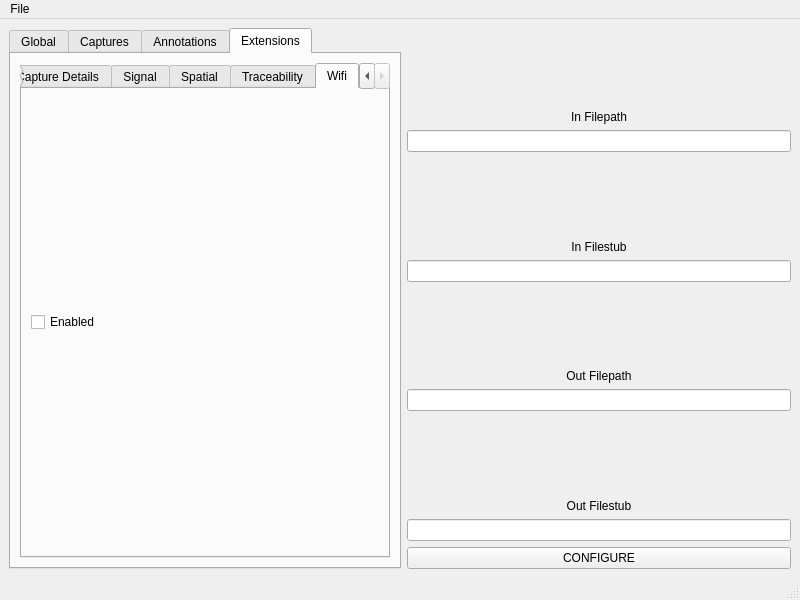
<?xml version="1.0" encoding="UTF-8"?>
<ui version="4.0">
 <class>MainWindow</class>
 <widget class="QMainWindow" name="MainWindow">
  <property name="geometry">
   <rect>
    <x>0</x>
    <y>0</y>
    <width>800</width>
    <height>600</height>
   </rect>
  </property>
  <property name="sizePolicy">
   <sizepolicy hsizetype="Preferred" vsizetype="Preferred">
    <horstretch>0</horstretch>
    <verstretch>0</verstretch>
   </sizepolicy>
  </property>
  <property name="windowTitle">
   <string>SigMF Editor</string>
  </property>
  <property name="windowIcon">
   <iconset theme="application-x-executable">
    <normaloff>.</normaloff>.</iconset>
  </property>
  <widget class="QWidget" name="centralwidget">
   <layout class="QHBoxLayout" name="horizontalLayout_5">
    <item>
     <layout class="QHBoxLayout" name="horizontalLayout">
      <item>
       <widget class="QTabWidget" name="optionsTabWidget">
        <property name="tabShape">
         <enum>QTabWidget::Rounded</enum>
        </property>
        <property name="currentIndex">
         <number>3</number>
        </property>
        <widget class="QWidget" name="globalTab">
         <attribute name="title">
          <string>Global</string>
         </attribute>
         <layout class="QHBoxLayout" name="horizontalLayout_6">
          <item>
           <layout class="QHBoxLayout" name="globalHorizontalLayout">
            <item>
             <layout class="QVBoxLayout" name="globalVerticalLayoutLeft">
              <item>
               <widget class="QLabel" name="realComplexLabel">
                <property name="toolTip">
                 <string>Is data stored real or complex?</string>
                </property>
                <property name="text">
                 <string>Rear or Complex?</string>
                </property>
                <property name="alignment">
                 <set>Qt::AlignBottom|Qt::AlignHCenter</set>
                </property>
               </widget>
              </item>
              <item>
               <widget class="QComboBox" name="realComplexComboBox">
                <property name="toolTip">
                 <string/>
                </property>
                <property name="maxVisibleItems">
                 <number>2</number>
                </property>
                <property name="maxCount">
                 <number>2</number>
                </property>
               </widget>
              </item>
              <item>
               <widget class="QLabel" name="dataFormatLabel">
                <property name="text">
                 <string>Data Format</string>
                </property>
                <property name="alignment">
                 <set>Qt::AlignBottom|Qt::AlignHCenter</set>
                </property>
               </widget>
              </item>
              <item>
               <widget class="QComboBox" name="dataFormatComboBox"/>
              </item>
              <item>
               <widget class="QLabel" name="endianLabel">
                <property name="text">
                 <string>Endianness</string>
                </property>
                <property name="alignment">
                 <set>Qt::AlignBottom|Qt::AlignHCenter</set>
                </property>
               </widget>
              </item>
              <item>
               <widget class="QComboBox" name="endianComboBox">
                <property name="maxVisibleItems">
                 <number>2</number>
                </property>
                <property name="maxCount">
                 <number>2</number>
                </property>
               </widget>
              </item>
              <item>
               <widget class="QLabel" name="sampleRateLabel">
                <property name="text">
                 <string>Sample Rate</string>
                </property>
                <property name="alignment">
                 <set>Qt::AlignBottom|Qt::AlignHCenter</set>
                </property>
               </widget>
              </item>
              <item>
               <widget class="QDoubleSpinBox" name="sampleRateDoubleSpinBox">
                <property name="alignment">
                 <set>Qt::AlignCenter</set>
                </property>
                <property name="minimum">
                 <double>1.000000000000000</double>
                </property>
                <property name="maximum">
                 <double>10000000000000000.000000000000000</double>
                </property>
                <property name="singleStep">
                 <double>10000.000000000000000</double>
                </property>
               </widget>
              </item>
              <item>
               <widget class="QLabel" name="authorLabel">
                <property name="text">
                 <string>Author</string>
                </property>
                <property name="alignment">
                 <set>Qt::AlignBottom|Qt::AlignHCenter</set>
                </property>
               </widget>
              </item>
              <item>
               <widget class="QLineEdit" name="authorLineEdit"/>
              </item>
              <item>
               <widget class="QLabel" name="collectionLabel">
                <property name="toolTip">
                 <string>The base filename of a ‘collection‘ with which this Recording is associated</string>
                </property>
                <property name="text">
                 <string>Collection</string>
                </property>
                <property name="alignment">
                 <set>Qt::AlignBottom|Qt::AlignHCenter</set>
                </property>
               </widget>
              </item>
              <item>
               <widget class="QLineEdit" name="collectionLineEdit"/>
              </item>
              <item>
               <widget class="QLabel" name="datasetLabel">
                <property name="text">
                 <string>Dataset Label</string>
                </property>
                <property name="alignment">
                 <set>Qt::AlignBottom|Qt::AlignHCenter</set>
                </property>
               </widget>
              </item>
              <item>
               <widget class="QLineEdit" name="datasetLineEdit">
                <property name="alignment">
                 <set>Qt::AlignRight|Qt::AlignTrailing|Qt::AlignVCenter</set>
                </property>
               </widget>
              </item>
              <item>
               <widget class="QLabel" name="dataDoiLabel">
                <property name="toolTip">
                 <string>The registered DOI (ISO 26324) for a Recording’s Dataset file</string>
                </property>
                <property name="text">
                 <string>Data DOI</string>
                </property>
                <property name="alignment">
                 <set>Qt::AlignBottom|Qt::AlignHCenter</set>
                </property>
               </widget>
              </item>
              <item>
               <widget class="QLineEdit" name="dataDoiLineEdit">
                <property name="alignment">
                 <set>Qt::AlignRight|Qt::AlignTrailing|Qt::AlignVCenter</set>
                </property>
               </widget>
              </item>
              <item>
               <widget class="QLabel" name="metaDoiLabel">
                <property name="text">
                 <string>Meta DOI</string>
                </property>
                <property name="alignment">
                 <set>Qt::AlignBottom|Qt::AlignHCenter</set>
                </property>
               </widget>
              </item>
              <item>
               <widget class="QLineEdit" name="metaDoiLineEdit">
                <property name="alignment">
                 <set>Qt::AlignRight|Qt::AlignTrailing|Qt::AlignVCenter</set>
                </property>
               </widget>
              </item>
             </layout>
            </item>
            <item>
             <layout class="QVBoxLayout" name="globalVerticalLayoutRight">
              <item>
               <widget class="QLabel" name="descriptionLabel">
                <property name="toolTip">
                 <string>A text description of the SigMF Recording</string>
                </property>
                <property name="text">
                 <string>Description</string>
                </property>
                <property name="alignment">
                 <set>Qt::AlignBottom|Qt::AlignHCenter</set>
                </property>
               </widget>
              </item>
              <item>
               <widget class="QPlainTextEdit" name="descriptionPlainTextEdit"/>
              </item>
              <item>
               <widget class="QLabel" name="hardwareLabel">
                <property name="toolTip">
                 <string>A text description of the hardware used to make the Recording</string>
                </property>
                <property name="text">
                 <string>Hardware</string>
                </property>
                <property name="alignment">
                 <set>Qt::AlignBottom|Qt::AlignHCenter</set>
                </property>
               </widget>
              </item>
              <item>
               <widget class="QComboBox" name="hardwareComboBox">
                <property name="maxCount">
                 <number>20</number>
                </property>
               </widget>
              </item>
              <item>
               <widget class="QLineEdit" name="otherHardwareLineEdit">
                <property name="enabled">
                 <bool>false</bool>
                </property>
                <property name="alignment">
                 <set>Qt::AlignRight|Qt::AlignTrailing|Qt::AlignVCenter</set>
                </property>
               </widget>
              </item>
              <item>
               <widget class="QLabel" name="licenseLabel">
                <property name="text">
                 <string>License</string>
                </property>
                <property name="alignment">
                 <set>Qt::AlignBottom|Qt::AlignHCenter</set>
                </property>
               </widget>
              </item>
              <item>
               <widget class="QLineEdit" name="licenseLineEdit">
                <property name="alignment">
                 <set>Qt::AlignRight|Qt::AlignTrailing|Qt::AlignVCenter</set>
                </property>
               </widget>
              </item>
              <item alignment="Qt::AlignHCenter">
               <widget class="QCheckBox" name="metaOnlyCheckBox">
                <property name="text">
                 <string>Metadata Only</string>
                </property>
               </widget>
              </item>
              <item>
               <widget class="QLabel" name="numChannelsLabel">
                <property name="text">
                 <string>Number of Channels</string>
                </property>
                <property name="alignment">
                 <set>Qt::AlignBottom|Qt::AlignHCenter</set>
                </property>
               </widget>
              </item>
              <item>
               <widget class="QSpinBox" name="numChannelsSpinBox">
                <property name="alignment">
                 <set>Qt::AlignCenter</set>
                </property>
                <property name="minimum">
                 <number>1</number>
                </property>
                <property name="maximum">
                 <number>1000</number>
                </property>
               </widget>
              </item>
              <item>
               <widget class="QLabel" name="offsetLabel">
                <property name="toolTip">
                 <string>The index number of the first sample in the Dataset</string>
                </property>
                <property name="text">
                 <string>Offset</string>
                </property>
                <property name="alignment">
                 <set>Qt::AlignBottom|Qt::AlignHCenter</set>
                </property>
               </widget>
              </item>
              <item>
               <widget class="QLineEdit" name="offsetLineEdit">
                <property name="inputMask">
                 <string>99999999999999999999</string>
                </property>
                <property name="alignment">
                 <set>Qt::AlignRight|Qt::AlignTrailing|Qt::AlignVCenter</set>
                </property>
                <property name="placeholderText">
                 <string>0</string>
                </property>
               </widget>
              </item>
              <item>
               <widget class="QLabel" name="recorderLabel">
                <property name="text">
                 <string>Recorder</string>
                </property>
                <property name="alignment">
                 <set>Qt::AlignBottom|Qt::AlignHCenter</set>
                </property>
               </widget>
              </item>
              <item>
               <widget class="QLineEdit" name="recorderLineEdit">
                <property name="alignment">
                 <set>Qt::AlignRight|Qt::AlignTrailing|Qt::AlignVCenter</set>
                </property>
               </widget>
              </item>
              <item>
               <widget class="QLabel" name="trailingBytesLabel">
                <property name="text">
                 <string>Trailing Bytes</string>
                </property>
                <property name="alignment">
                 <set>Qt::AlignBottom|Qt::AlignHCenter</set>
                </property>
               </widget>
              </item>
              <item>
               <widget class="QLineEdit" name="trailingBytesLineEdit">
                <property name="inputMask">
                 <string>999999999999999999999</string>
                </property>
                <property name="alignment">
                 <set>Qt::AlignRight|Qt::AlignTrailing|Qt::AlignVCenter</set>
                </property>
                <property name="placeholderText">
                 <string>0</string>
                </property>
               </widget>
              </item>
              <item>
               <widget class="QLabel" name="versionLabel">
                <property name="text">
                 <string>Version</string>
                </property>
                <property name="alignment">
                 <set>Qt::AlignBottom|Qt::AlignHCenter</set>
                </property>
               </widget>
              </item>
              <item>
               <widget class="QLineEdit" name="versionLineEdit">
                <property name="inputMask">
                 <string>9.9.9</string>
                </property>
                <property name="alignment">
                 <set>Qt::AlignRight|Qt::AlignTrailing|Qt::AlignVCenter</set>
                </property>
                <property name="placeholderText">
                 <string>1.0.0</string>
                </property>
               </widget>
              </item>
             </layout>
            </item>
           </layout>
          </item>
         </layout>
        </widget>
        <widget class="QWidget" name="capturesTab">
         <attribute name="title">
          <string>Captures</string>
         </attribute>
         <layout class="QHBoxLayout" name="horizontalLayout_7">
          <item>
           <layout class="QVBoxLayout" name="verticalLayout_2">
            <item>
             <widget class="QLabel" name="sampleStartLabel">
              <property name="text">
               <string>Sample Start</string>
              </property>
              <property name="alignment">
               <set>Qt::AlignBottom|Qt::AlignHCenter</set>
              </property>
             </widget>
            </item>
            <item>
             <widget class="QLineEdit" name="sampleStartLineEdit">
              <property name="inputMask">
               <string>99999999999999999999</string>
              </property>
              <property name="alignment">
               <set>Qt::AlignRight|Qt::AlignTrailing|Qt::AlignVCenter</set>
              </property>
              <property name="placeholderText">
               <string>0</string>
              </property>
             </widget>
            </item>
            <item>
             <layout class="QHBoxLayout" name="horizontalLayout_2">
              <item>
               <layout class="QVBoxLayout" name="verticalLayout_11">
                <item>
                 <widget class="QLabel" name="datetimeLabel">
                  <property name="text">
                   <string>Datetime</string>
                  </property>
                  <property name="alignment">
                   <set>Qt::AlignBottom|Qt::AlignHCenter</set>
                  </property>
                 </widget>
                </item>
                <item>
                 <widget class="QDateTimeEdit" name="dateTimeEdit">
                  <property name="enabled">
                   <bool>false</bool>
                  </property>
                  <property name="alignment">
                   <set>Qt::AlignCenter</set>
                  </property>
                  <property name="currentSection">
                   <enum>QDateTimeEdit::MonthSection</enum>
                  </property>
                  <property name="displayFormat">
                   <string>M/d/yyyy h:mm:ss.zzz AP</string>
                  </property>
                  <property name="timeSpec">
                   <enum>Qt::UTC</enum>
                  </property>
                 </widget>
                </item>
               </layout>
              </item>
              <item>
               <widget class="QCheckBox" name="datetimeCheckBox">
                <property name="text">
                 <string>Enable Datetime</string>
                </property>
               </widget>
              </item>
             </layout>
            </item>
            <item>
             <widget class="QLabel" name="frequencyLabel">
              <property name="text">
               <string>Frequency (Hz)</string>
              </property>
              <property name="alignment">
               <set>Qt::AlignBottom|Qt::AlignHCenter</set>
              </property>
             </widget>
            </item>
            <item>
             <widget class="QDoubleSpinBox" name="frequencyDoubleSpinBox">
              <property name="alignment">
               <set>Qt::AlignCenter</set>
              </property>
              <property name="minimum">
               <double>-1000000000000.000000000000000</double>
              </property>
              <property name="maximum">
               <double>1000000000000.000000000000000</double>
              </property>
              <property name="singleStep">
               <double>1000.000000000000000</double>
              </property>
             </widget>
            </item>
            <item>
             <widget class="QLabel" name="globalIndexLabel">
              <property name="text">
               <string>Global Index</string>
              </property>
              <property name="alignment">
               <set>Qt::AlignBottom|Qt::AlignHCenter</set>
              </property>
             </widget>
            </item>
            <item>
             <widget class="QLineEdit" name="globalIndexLineEdit">
              <property name="inputMask">
               <string>99999999999999999999</string>
              </property>
              <property name="alignment">
               <set>Qt::AlignRight|Qt::AlignTrailing|Qt::AlignVCenter</set>
              </property>
              <property name="placeholderText">
               <string>0</string>
              </property>
             </widget>
            </item>
            <item>
             <widget class="QLabel" name="headerBytesLabel">
              <property name="text">
               <string>Header Bytes</string>
              </property>
              <property name="alignment">
               <set>Qt::AlignBottom|Qt::AlignHCenter</set>
              </property>
             </widget>
            </item>
            <item>
             <widget class="QLineEdit" name="headerBytesLineEdit">
              <property name="inputMask">
               <string>99999999999999999999</string>
              </property>
              <property name="alignment">
               <set>Qt::AlignRight|Qt::AlignTrailing|Qt::AlignVCenter</set>
              </property>
              <property name="placeholderText">
               <string>0</string>
              </property>
             </widget>
            </item>
            <item>
             <widget class="QPushButton" name="addCapturePushButton">
              <property name="text">
               <string>Add Capture</string>
              </property>
             </widget>
            </item>
           </layout>
          </item>
         </layout>
        </widget>
        <widget class="QWidget" name="annotationsTab">
         <attribute name="title">
          <string>Annotations</string>
         </attribute>
         <layout class="QHBoxLayout" name="horizontalLayout_8">
          <item>
           <layout class="QVBoxLayout" name="verticalLayout_3">
            <item>
             <widget class="QLabel" name="sampStartAnnotLabel">
              <property name="text">
               <string>Sample Start</string>
              </property>
              <property name="alignment">
               <set>Qt::AlignBottom|Qt::AlignHCenter</set>
              </property>
             </widget>
            </item>
            <item>
             <widget class="QLineEdit" name="sampStartAnnotLineEdit">
              <property name="inputMask">
               <string>99999999999999999999</string>
              </property>
              <property name="alignment">
               <set>Qt::AlignRight|Qt::AlignTrailing|Qt::AlignVCenter</set>
              </property>
             </widget>
            </item>
            <item>
             <widget class="QLabel" name="sampCntAnnotLabel">
              <property name="text">
               <string>Sample Count</string>
              </property>
              <property name="alignment">
               <set>Qt::AlignBottom|Qt::AlignHCenter</set>
              </property>
             </widget>
            </item>
            <item>
             <widget class="QLineEdit" name="sampCntAnnotLineEdit">
              <property name="inputMask">
               <string>99999999999999999999</string>
              </property>
              <property name="alignment">
               <set>Qt::AlignRight|Qt::AlignTrailing|Qt::AlignVCenter</set>
              </property>
             </widget>
            </item>
            <item>
             <widget class="QLabel" name="freqLowerEdgeLabel">
              <property name="text">
               <string>Frequency Lower Edge (Hz)</string>
              </property>
              <property name="alignment">
               <set>Qt::AlignBottom|Qt::AlignHCenter</set>
              </property>
             </widget>
            </item>
            <item>
             <widget class="QDoubleSpinBox" name="freqLowerEdgeDoubleSpinBox">
              <property name="alignment">
               <set>Qt::AlignRight|Qt::AlignTrailing|Qt::AlignVCenter</set>
              </property>
              <property name="minimum">
               <double>-10000000000000.000000000000000</double>
              </property>
              <property name="maximum">
               <double>10000000000000.000000000000000</double>
              </property>
              <property name="singleStep">
               <double>10000.000000000000000</double>
              </property>
             </widget>
            </item>
            <item>
             <widget class="QLabel" name="freqUpperEdgeLabel">
              <property name="text">
               <string>Frequency Upper Edge (Hz)</string>
              </property>
              <property name="alignment">
               <set>Qt::AlignBottom|Qt::AlignHCenter</set>
              </property>
             </widget>
            </item>
            <item>
             <widget class="QDoubleSpinBox" name="freqUpperEdgeDoubleSpinBox">
              <property name="alignment">
               <set>Qt::AlignRight|Qt::AlignTrailing|Qt::AlignVCenter</set>
              </property>
              <property name="minimum">
               <double>-10000000000000.000000000000000</double>
              </property>
              <property name="maximum">
               <double>10000000000000.000000000000000</double>
              </property>
             </widget>
            </item>
            <item>
             <widget class="QLabel" name="labelAnnotLabel">
              <property name="text">
               <string>Label</string>
              </property>
              <property name="alignment">
               <set>Qt::AlignBottom|Qt::AlignHCenter</set>
              </property>
             </widget>
            </item>
            <item>
             <widget class="QLineEdit" name="labelAnnotLineEdit">
              <property name="maxLength">
               <number>100</number>
              </property>
              <property name="alignment">
               <set>Qt::AlignRight|Qt::AlignTrailing|Qt::AlignVCenter</set>
              </property>
             </widget>
            </item>
            <item>
             <widget class="QLabel" name="commentAnnotLabel">
              <property name="text">
               <string>Comment</string>
              </property>
              <property name="alignment">
               <set>Qt::AlignBottom|Qt::AlignHCenter</set>
              </property>
             </widget>
            </item>
            <item>
             <widget class="QPlainTextEdit" name="commentAnnotPlainTextEdit"/>
            </item>
            <item>
             <widget class="QLabel" name="generatorLabel">
              <property name="text">
               <string>Generator</string>
              </property>
              <property name="alignment">
               <set>Qt::AlignBottom|Qt::AlignHCenter</set>
              </property>
             </widget>
            </item>
            <item>
             <widget class="QLineEdit" name="generatorLineEdit">
              <property name="maxLength">
               <number>100</number>
              </property>
              <property name="alignment">
               <set>Qt::AlignRight|Qt::AlignTrailing|Qt::AlignVCenter</set>
              </property>
             </widget>
            </item>
            <item>
             <widget class="QLabel" name="uuidLabel">
              <property name="text">
               <string>UUID</string>
              </property>
              <property name="alignment">
               <set>Qt::AlignBottom|Qt::AlignHCenter</set>
              </property>
             </widget>
            </item>
            <item>
             <widget class="QLineEdit" name="uuidLineEdit">
              <property name="maxLength">
               <number>100</number>
              </property>
              <property name="alignment">
               <set>Qt::AlignRight|Qt::AlignTrailing|Qt::AlignVCenter</set>
              </property>
             </widget>
            </item>
            <item>
             <widget class="QPushButton" name="addAnnotationPushButton">
              <property name="text">
               <string>Add Annotation</string>
              </property>
             </widget>
            </item>
           </layout>
          </item>
         </layout>
        </widget>
        <widget class="QWidget" name="extensionsTab">
         <attribute name="title">
          <string>Extensions</string>
         </attribute>
         <layout class="QHBoxLayout" name="horizontalLayout_9">
          <item>
           <widget class="QTabWidget" name="extensionsTabWidget">
            <property name="currentIndex">
             <number>6</number>
            </property>
            <widget class="QWidget" name="adsbTab">
             <attribute name="title">
              <string>ADSB</string>
             </attribute>
             <layout class="QHBoxLayout" name="horizontalLayout_10">
              <item>
               <layout class="QVBoxLayout" name="verticalLayout_4">
                <item>
                 <widget class="QCheckBox" name="adsbEnabledCheckBox">
                  <property name="text">
                   <string>Enabled</string>
                  </property>
                 </widget>
                </item>
               </layout>
              </item>
             </layout>
            </widget>
            <widget class="QWidget" name="antennaTab">
             <attribute name="title">
              <string>Antenna</string>
             </attribute>
             <layout class="QHBoxLayout" name="horizontalLayout_11">
              <item>
               <layout class="QVBoxLayout" name="verticalLayout_5">
                <item>
                 <widget class="QCheckBox" name="antennaExtEnabledCheckBox">
                  <property name="text">
                   <string>Enabled</string>
                  </property>
                 </widget>
                </item>
               </layout>
              </item>
             </layout>
            </widget>
            <widget class="QWidget" name="capDetailsTab">
             <attribute name="title">
              <string>Capture Details</string>
             </attribute>
             <layout class="QHBoxLayout" name="horizontalLayout_12">
              <item>
               <layout class="QVBoxLayout" name="verticalLayout_6">
                <item>
                 <widget class="QCheckBox" name="capDetailsExtEnabledCheckBox">
                  <property name="text">
                   <string>Enabled</string>
                  </property>
                 </widget>
                </item>
               </layout>
              </item>
             </layout>
            </widget>
            <widget class="QWidget" name="signalTab">
             <attribute name="title">
              <string>Signal</string>
             </attribute>
             <layout class="QHBoxLayout" name="horizontalLayout_13">
              <item>
               <layout class="QVBoxLayout" name="verticalLayout_7">
                <item>
                 <widget class="QCheckBox" name="signalExtEnabledCheckBox">
                  <property name="text">
                   <string>Enabled</string>
                  </property>
                 </widget>
                </item>
               </layout>
              </item>
             </layout>
            </widget>
            <widget class="QWidget" name="spatialPage">
             <attribute name="title">
              <string>Spatial</string>
             </attribute>
             <layout class="QHBoxLayout" name="horizontalLayout_14">
              <item>
               <layout class="QVBoxLayout" name="verticalLayout_8">
                <item>
                 <widget class="QCheckBox" name="spatialEnabledCheckBox">
                  <property name="text">
                   <string>Enabled</string>
                  </property>
                 </widget>
                </item>
               </layout>
              </item>
             </layout>
            </widget>
            <widget class="QWidget" name="traceabilityTab">
             <attribute name="title">
              <string>Traceability</string>
             </attribute>
             <layout class="QHBoxLayout" name="horizontalLayout_15">
              <item>
               <layout class="QVBoxLayout" name="verticalLayout_9">
                <item>
                 <widget class="QCheckBox" name="traceabilityExtEnabledCheckBox">
                  <property name="text">
                   <string>Enabled</string>
                  </property>
                 </widget>
                </item>
               </layout>
              </item>
             </layout>
            </widget>
            <widget class="QWidget" name="wifiTab">
             <attribute name="title">
              <string>Wifi</string>
             </attribute>
             <layout class="QHBoxLayout" name="horizontalLayout_16">
              <item>
               <layout class="QVBoxLayout" name="verticalLayout_10">
                <item>
                 <widget class="QCheckBox" name="wifiExtEnabledCheckBox">
                  <property name="text">
                   <string>Enabled</string>
                  </property>
                 </widget>
                </item>
               </layout>
              </item>
             </layout>
            </widget>
           </widget>
          </item>
         </layout>
        </widget>
       </widget>
      </item>
      <item>
       <layout class="QVBoxLayout" name="verticalLayout">
        <item>
         <widget class="QLabel" name="inFilepathLabel">
          <property name="text">
           <string>In Filepath</string>
          </property>
          <property name="alignment">
           <set>Qt::AlignBottom|Qt::AlignHCenter</set>
          </property>
         </widget>
        </item>
        <item>
         <widget class="QLineEdit" name="inFilepathLineEdit">
          <property name="alignment">
           <set>Qt::AlignRight|Qt::AlignTrailing|Qt::AlignVCenter</set>
          </property>
         </widget>
        </item>
        <item>
         <widget class="QLabel" name="inFilestubLabel">
          <property name="text">
           <string>In Filestub</string>
          </property>
          <property name="alignment">
           <set>Qt::AlignBottom|Qt::AlignHCenter</set>
          </property>
         </widget>
        </item>
        <item>
         <widget class="QLineEdit" name="inFilestubLineEdit">
          <property name="alignment">
           <set>Qt::AlignRight|Qt::AlignTrailing|Qt::AlignVCenter</set>
          </property>
         </widget>
        </item>
        <item>
         <widget class="QLabel" name="outFilepathLabel">
          <property name="text">
           <string>Out Filepath</string>
          </property>
          <property name="alignment">
           <set>Qt::AlignBottom|Qt::AlignHCenter</set>
          </property>
         </widget>
        </item>
        <item>
         <widget class="QLineEdit" name="outFilepathLineEdit">
          <property name="alignment">
           <set>Qt::AlignRight|Qt::AlignTrailing|Qt::AlignVCenter</set>
          </property>
         </widget>
        </item>
        <item>
         <widget class="QLabel" name="outFilestubLabel">
          <property name="text">
           <string>Out Filestub</string>
          </property>
          <property name="alignment">
           <set>Qt::AlignBottom|Qt::AlignHCenter</set>
          </property>
         </widget>
        </item>
        <item>
         <widget class="QLineEdit" name="outFilestubLineEdit">
          <property name="alignment">
           <set>Qt::AlignRight|Qt::AlignTrailing|Qt::AlignVCenter</set>
          </property>
         </widget>
        </item>
        <item>
         <layout class="QHBoxLayout" name="configHorizontalLayout">
          <item>
           <widget class="QPushButton" name="configButton">
            <property name="text">
             <string>CONFIGURE</string>
            </property>
            <property name="icon">
             <iconset theme="application-x-executable">
              <normaloff>.</normaloff>.</iconset>
            </property>
           </widget>
          </item>
         </layout>
        </item>
       </layout>
      </item>
     </layout>
    </item>
   </layout>
  </widget>
  <widget class="QMenuBar" name="menubar">
   <property name="geometry">
    <rect>
     <x>0</x>
     <y>0</y>
     <width>800</width>
     <height>22</height>
    </rect>
   </property>
   <widget class="QMenu" name="menuFile">
    <property name="title">
     <string>File</string>
    </property>
    <addaction name="action_Open"/>
   </widget>
   <addaction name="menuFile"/>
  </widget>
  <widget class="QStatusBar" name="statusbar"/>
  <action name="action_Open">
   <property name="text">
    <string>&amp;Open</string>
   </property>
  </action>
 </widget>
 <resources/>
 <connections/>
</ui>
